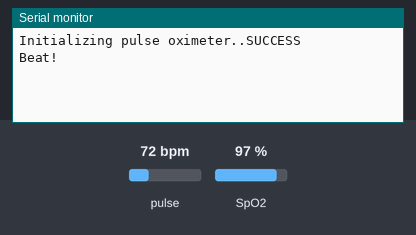
Bench run of a sketch on a simulated Arduino Uno, built with avr-gcc and run on an emulated ATmega328P. Parts: the last lines printed to the serial monitor. The inputs (shaded band) are chosen by the test bench; at power-on: pulse 72 bpm, SpO2 97 %.

Above: at 1.2 s.
1.3 s: pulse set to 42 bpm
At 3.6 s:
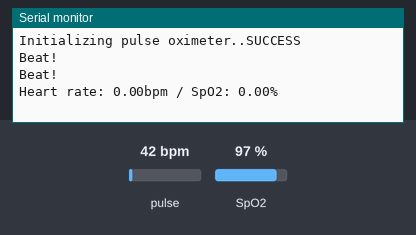
4.5 s: SpO2 set to 80 %
At 6.5 s:
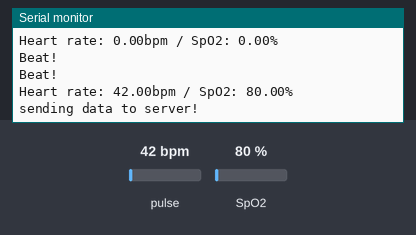
7.5 s: pulse set to 70 bpm
At 8.2 s:
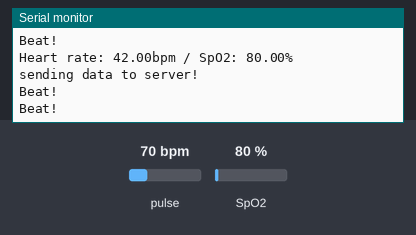
Timing chart, 0 to 10.5 s (numbered marks = the images above; inputs shaded):
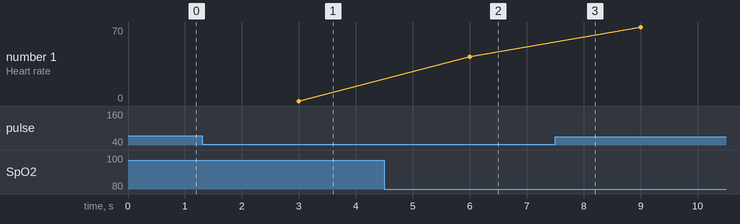

The sketch:

max_sensor.ino
```cpp
#include <Wire.h>
#include "MAX30100_PulseOximeter.h"

#define REPORTING_PERIOD_MS     3000

PulseOximeter pox;
uint32_t tsLastReport = 0;

float heartRate;
float spo2;

void onBeatDetected()
{
  Serial.println("Beat!");
}

void setup()
{
  Serial.begin(115200);
  Serial.print("Initializing pulse oximeter..");

  // Initialize the PulseOximeter instance
  // Failures are generally due to an improper I2C wiring, missing power supply
  // or wrong target chip
  if (!pox.begin()) {
    Serial.println("FAILED");
    while(1){
      Serial.print(".");
    }
  } else {
    Serial.println("SUCCESS");
  }
  pox.setIRLedCurrent(MAX30100_LED_CURR_7_6MA);

  // Register a callback for the beat detection
  pox.setOnBeatDetectedCallback(onBeatDetected);
}

void loop()
{
  // Make sure to call update as fast as possible
  pox.update();
  if (millis() - tsLastReport > REPORTING_PERIOD_MS) {
    heartRate = pox.getHeartRate();
    spo2 = pox.getSpO2();
    Serial.print("Heart rate: ");
    Serial.print(heartRate);
    Serial.print("bpm / SpO2: ");
    Serial.print(spo2);
    Serial.println("%");

    if(spo2 != 0 && heartRate != 0){
      Serial.println("sending data to server!");
    }

    tsLastReport = millis();
  }
}
```

Measured:
- after the input at 1.3 s, the serial monitor: prints a new line after 1.7 s (image 1)
- after the input at 4.5 s, the serial monitor: prints a new line after 1.5 s (image 2)
- plotted number 1: 42 → 70 after the input at 7.5 s
